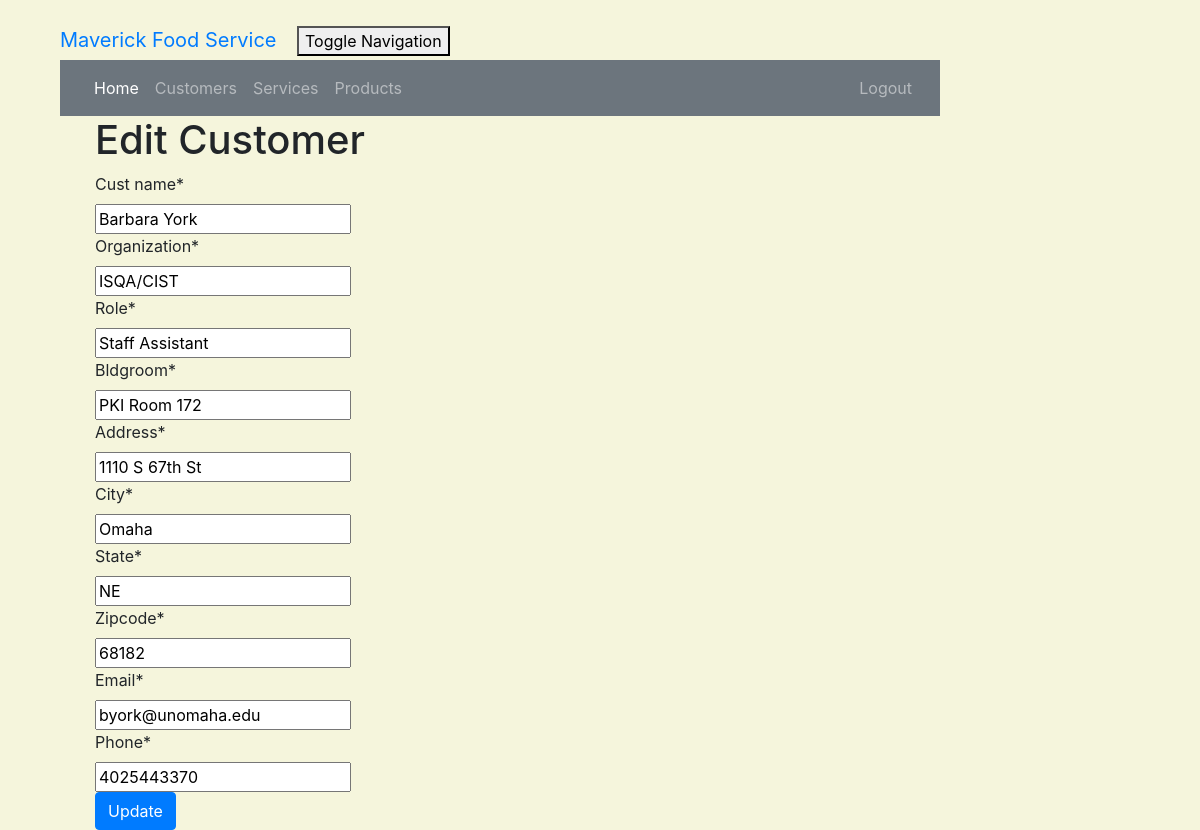
The page /customer/1/edit/ (signed in) on the database its author committed.
### crm/models.py (models this page shows, shortened)
class Customer(models.Model):
    cust_name = models.CharField(max_length=50)
    email = models.EmailField(max_length=100)
    phone = models.CharField(max_length=20)
    bldgroom = models.CharField(max_length=100)
    address = models.CharField(max_length=200)
    city = models.CharField(max_length=50)
    state = models.CharField(max_length=50)
    zipcode = models.CharField(max_length=10)
    organization = models.CharField(max_length=100)
    role = models.CharField(max_length=100)

### crm/views.py (the view)
# urls.py: path('customer/<int:pk>/edit/', views.customer_edit, name='customer_edit'),
@login_required
def customer_edit(request, pk):
    customer = get_object_or_404(Customer, pk=pk)
    if request.method == "POST":
        form = CustomerForm(request.POST, instance=customer)
        if form.is_valid():
            customer = form.save(commit=False)
            customer.updated_date = timezone.now()
            customer.save()
            customer = Customer.objects.filter()
            return render(request, 'crm/customer_list.html',
                          {'customers': customer})
    else:
        form = CustomerForm(instance=customer)
    return render(request, 'crm/customer_edit.html', {'form': form})

### crm/forms.py
class CustomerForm(forms.ModelForm):
    class Meta:
        model = Customer
        fields = ('cust_name', 'organization', 'role', 'bldgroom', 'address', 'city', 'state', 'zipcode',
                  'email', 'phone')

### crm/templates/crm/customer_edit.html (shortened to what this page needs)
<!DOCTYPE html>
<html lang="en">
{% extends 'crm/base.html' %}
{% load crispy_forms_tags %}
{% block content %}
    <h1>Edit Customer</h1>
    <form method="POST" class="customer-form">{% csrf_token %}
        {{ form|crispy }}
        <button type="submit" class="btn btn-primary">Update</button>
    </form>
{% endblock %}

### crm/static/css/portfolio.css (style rules this page uses)
body { padding-left: 45px; padding-right: 45px; padding-top: 20px; }

### crm/templates/crm/customer_edit.html (style rules this page uses)
body { background-color: beige; }

### rows shown on the page
Customer: cust_name "Barbara York", organization "ISQA/CIST", role "Staff Assistant", bldgroom "PKI Room 172", address "1110 S 67th St", city "Omaha", state "NE", zipcode "68182", email "byork@unomaha.edu", phone "4025443370"
